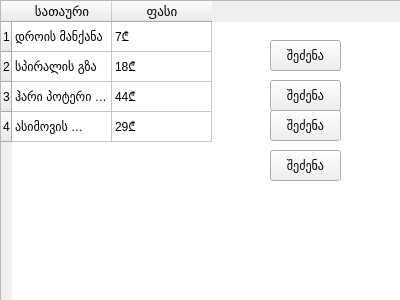
<?xml version="1.0" encoding="UTF-8"?>
<ui version="4.0">
 <class>Form</class>
 <widget class="QWidget" name="Form">
  <property name="geometry">
   <rect>
    <x>0</x>
    <y>0</y>
    <width>400</width>
    <height>300</height>
   </rect>
  </property>
  <property name="windowTitle">
   <string>Form</string>
  </property>
  <widget class="QTableWidget" name="tableWidget">
   <property name="geometry">
    <rect>
     <x>0</x>
     <y>0</y>
     <width>401</width>
     <height>301</height>
    </rect>
   </property>
   <row>
    <property name="text">
     <string>1</string>
    </property>
   </row>
   <row>
    <property name="text">
     <string>2</string>
    </property>
   </row>
   <row>
    <property name="text">
     <string>3</string>
    </property>
   </row>
   <row>
    <property name="text">
     <string>4</string>
    </property>
   </row>
   <column>
    <property name="text">
     <string>სათაური</string>
    </property>
    <property name="font">
     <font>
      <pointsize>10</pointsize>
     </font>
    </property>
   </column>
   <column>
    <property name="text">
     <string>ფასი</string>
    </property>
    <property name="font">
     <font>
      <pointsize>10</pointsize>
     </font>
    </property>
   </column>
   <item row="0" column="0">
    <property name="text">
     <string>დროის მანქანა</string>
    </property>
   </item>
   <item row="0" column="1">
    <property name="text">
     <string>7₾</string>
    </property>
   </item>
   <item row="1" column="0">
    <property name="text">
     <string>სპირალის გზა</string>
    </property>
   </item>
   <item row="1" column="1">
    <property name="text">
     <string>18₾</string>
    </property>
   </item>
   <item row="2" column="0">
    <property name="text">
     <string>ჰარი პოტერი და ფილოსოფიური ქვა</string>
    </property>
   </item>
   <item row="2" column="1">
    <property name="text">
     <string>44₾</string>
    </property>
   </item>
   <item row="3" column="0">
    <property name="text">
     <string>ასიმოვის რობოტები</string>
    </property>
   </item>
   <item row="3" column="1">
    <property name="text">
     <string>29₾</string>
    </property>
   </item>
  </widget>
  <widget class="QPushButton" name="pushButton_3">
   <property name="geometry">
    <rect>
     <x>270</x>
     <y>80</y>
     <width>71</width>
     <height>31</height>
    </rect>
   </property>
   <property name="text">
    <string>შეძენა</string>
   </property>
  </widget>
  <widget class="QPushButton" name="pushButton_4">
   <property name="geometry">
    <rect>
     <x>270</x>
     <y>150</y>
     <width>71</width>
     <height>31</height>
    </rect>
   </property>
   <property name="text">
    <string>შეძენა</string>
   </property>
  </widget>
  <widget class="QPushButton" name="pushButton_5">
   <property name="geometry">
    <rect>
     <x>270</x>
     <y>40</y>
     <width>71</width>
     <height>31</height>
    </rect>
   </property>
   <property name="text">
    <string>შეძენა</string>
   </property>
  </widget>
  <widget class="QPushButton" name="pushButton_6">
   <property name="geometry">
    <rect>
     <x>270</x>
     <y>110</y>
     <width>71</width>
     <height>31</height>
    </rect>
   </property>
   <property name="text">
    <string>შეძენა</string>
   </property>
  </widget>
 </widget>
 <resources/>
 <connections/>
</ui>
